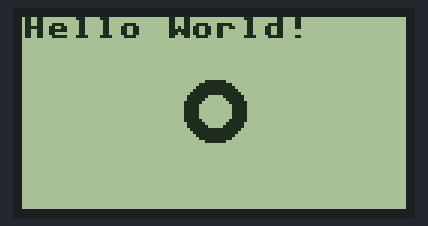
Bench run of a program on a simulated Raspberry Pi Pico running MicroPython. On the bench: 128×64 one-colour display. Library files of the repository ran but are not shown: st7920.py; what the program prints to the serial console is not drawn. At 0.1 s the program stops and its outputs stay as they are.

Above: at 0.1 s.

The program:

example.py
```python
# imports
from machine import SPI, Pin
from st7920 import ST7920

# define pins
pin_spi = 14
pin_mosi = 15
pin_cs = 13

# init
spi = SPI(1, baudrate=1_000_000, sck=Pin(pin_spi), mosi=Pin(pin_mosi))
cs = Pin(pin_cs, Pin.OUT, value=0)
fbuf = ST7920(spi, cs)

# print spi info
print(fbuf._spi)

# display stuff
fbuf.fill(0)
fbuf.ellipse(64, 31, 10, 10, 1, True)
fbuf.ellipse(64, 31, 5, 5, 0, True)
fbuf.text('Hello World!', 0, 0, 0xffff)
fbuf.show()
```
